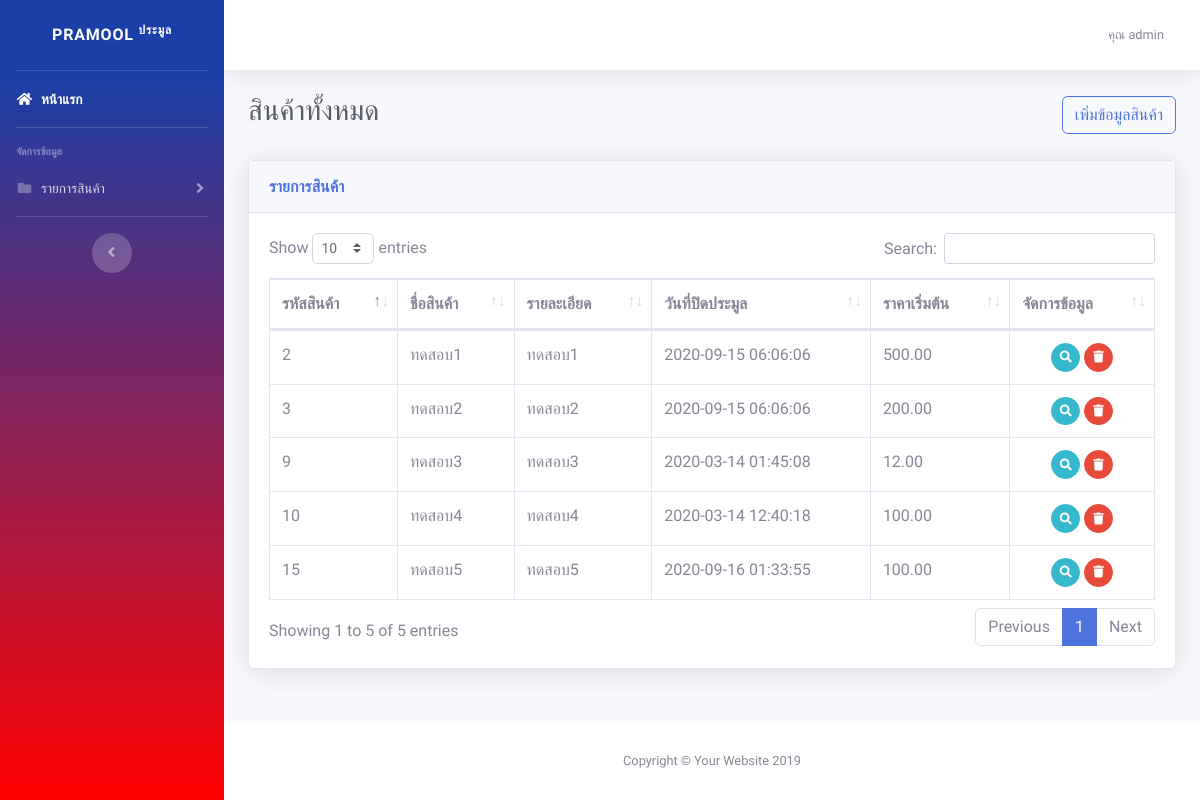
/admin/Product.php (signed in), run on the app's committed database.
### tables this page shows
CREATE TABLE `items` (
  `item_ID` int(11) NOT NULL,
  `item_Name` varchar(255) NOT NULL,
  `item_Description` longtext NOT NULL,
  `item_Close_Date` datetime DEFAULT NULL,
  `item_Increment_Price` decimal(10,2) NOT NULL,
  `item_Actual_Price` decimal(10,2) NOT NULL DEFAULT '0.00',
  `item_Status` int(1) NOT NULL DEFAULT '0',
  `item_Role` int(11) NOT NULL DEFAULT '0',
  `item_Comments` varchar(255) DEFAULT NULL,
  `item_Path` varchar(255) DEFAULT NULL,
  `users_ID` smallint(6) NOT NULL,
  `user_Name` varchar(11) DEFAULT 'None'
);

### admin/productController.php (called while the page is built, shortened)
<?php
function showProduct($conn) {
    $sql_product = "SELECT `item_ID`, `item_Name`, `item_Description`, `item_Close_Date`,
    `item_Increment_Price`, `item_Actual_Price`, `item_Status`, `item_Role`, `item_Comments`,
    `item_Path`, `users_ID`, `user_Name`
    FROM `items`";
    $result_product = $conn->query($sql_product);
    $rows = array();
    if ($result_product->num_rows > 0) {
        foreach ($result_product as $key => $value) {
            array_push($rows, $value);
        }
    }
    return $rows;
}
?>

### admin/Product.php (the view, shortened to what this page needs)
<?php
require_once "include/connectDB.php";
require_once "productController.php";
$rows_product = showProduct($conn);
?>
<!DOCTYPE html>
<html lang="en">
<?php include_once "include/header.php"; ?>
<body id="page-top">
    <div id="wrapper">
        <?php include_once "layout/sidebarMenu.php"; ?>
        <div id="content-wrapper" class="d-flex flex-column">
            <div id="content">
                <?php include_once "layout/topbarMenu.php"; ?>
                <div class="container-fluid">
                    <div class="d-sm-flex align-items-center justify-content-between mb-4">
                        <h1 class="h3 text-gray-800">สินค้าทั้งหมด</h1>
                        <a href="addProduct.php" class="btn btn-outline-primary text-right">เพิ่มข้อมูลสินค้า</a>
                    </div>
                    <div class="card shadow mb-4">
                        <div class="card-header py-3">
                            <h6 class="m-0 font-weight-bold text-primary">รายการสินค้า</h6>
                        </div>
                        <div class="card-body">
                            <div class="table-responsive">
                                <table class="table table-bordered" id="dataTable" width="100%" cellspacing="0">
                                    <thead>
                                        <tr>
                                            <th>รหัสสินค้า</th>
                                            <th>ชื่อสินค้า</th>
                                            <th>รายละเอียด</th>
                                            <th>วันที่ปิดประมูล</th>
                                            <th>ราคาเริ่มต้น</th>
                                            <th>จัดการข้อมูล</th>
                                        </tr>
                                    </thead>
                                    <tbody>
                                        <?php foreach ($rows_product as $key => $value) { ?>
                                        <tr>
                                            <td><?php echo $value["item_ID"]; ?></td>
                                            <td><?php echo $value["item_Name"]; ?></td>
                                            <td><?php echo $value["item_Description"]; ?></td>
                                            <td><?php echo $value["item_Close_Date"]; ?></td>
                                            <td><?php echo $value["item_Increment_Price"]; ?></td>
                                            <td class="text-center">
                                                <button id="infoProduct" onclick="showInfoProduct(<?php echo $value['item_ID']; ?>);" class="btn btn-info btn-circle btn-sm">
                                                    <i class="fas fa-search"></i>
                                                </button>
                                                <a href="productController.php?item_ID=<?php echo $value["item_ID"]; ?>&deleteProduct" class="btn btn-danger btn-circle btn-sm">
                                                    <i class="fas fa-trash"></i>
                                                </a>
                                            </td>
                                        </tr>
                                        <?php } ?>
                                    </tbody>
                                </table>
                            </div>
                        </div>
                    </div>
                </div>
            </div>
            <?php include_once "layout/footer.php"; ?>
        </div>
    </div>
</body>
</html>

### assets/css/custom.css (style rules this page uses)
html, body { font-family: 'Prompt', sans-serif; }

### data on the page
items: item_ID "2", item_Name "ทดสอบ1", item_Description "ทดสอบ1", item_Close_Date "2020-09-15 06:06:06", item_Increment_Price "500.00"
items: item_ID "3", item_Name "ทดสอบ2", item_Description "ทดสอบ2", item_Close_Date "2020-09-15 06:06:06", item_Increment_Price "200.00"
items: item_ID "9", item_Name "ทดสอบ3", item_Description "ทดสอบ3", item_Close_Date "2020-03-14 01:45:08", item_Increment_Price "12.00"
items: item_ID "10", item_Name "ทดสอบ4", item_Description "ทดสอบ4", item_Close_Date "2020-03-14 12:40:18", item_Increment_Price "100.00"
items: item_ID "15", item_Name "ทดสอบ5", item_Description "ทดสอบ5", item_Close_Date "2020-09-16 01:33:55", item_Increment_Price "100.00"

### other printed values
$_SESSION['admin_Name'] "admin"
